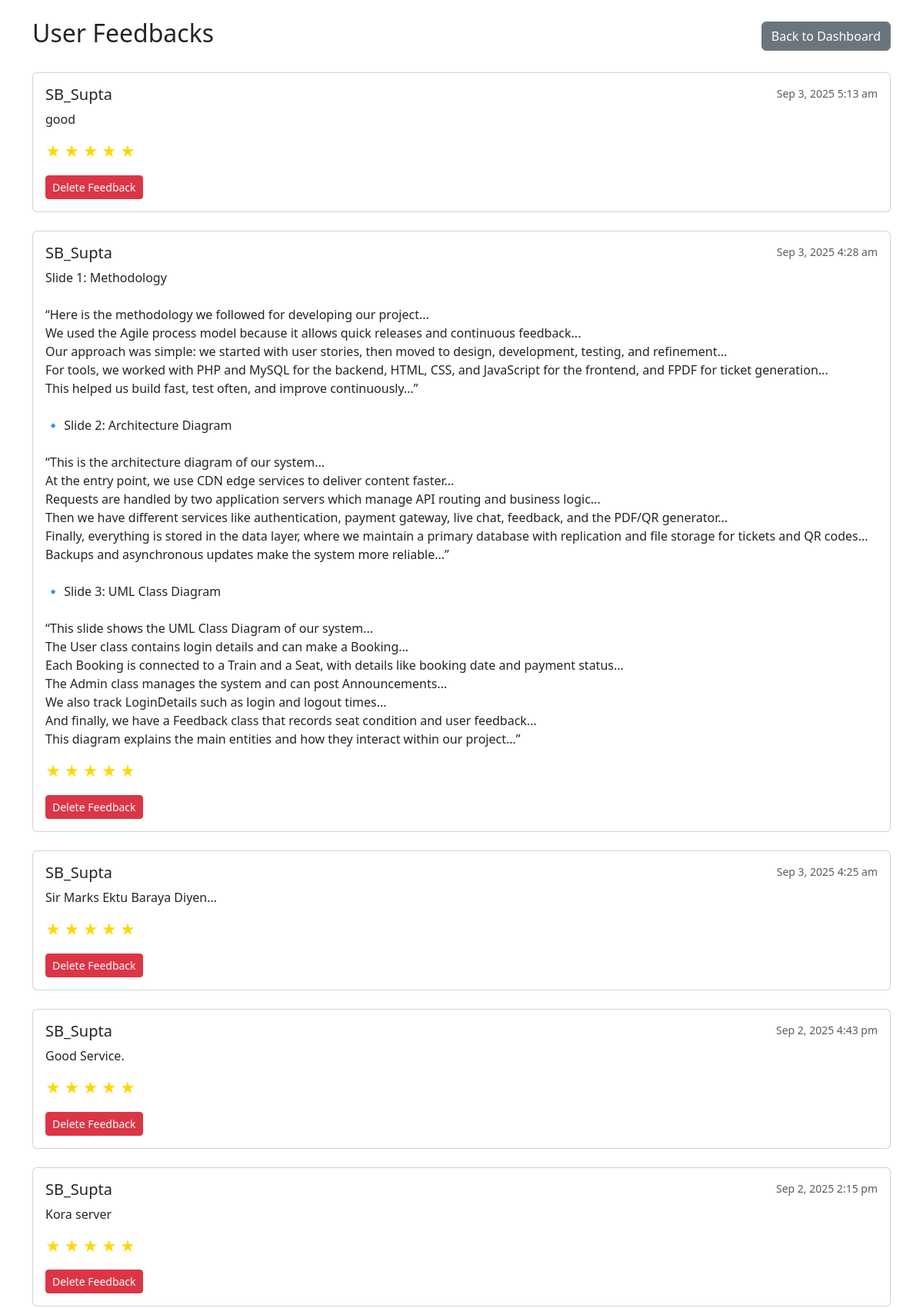
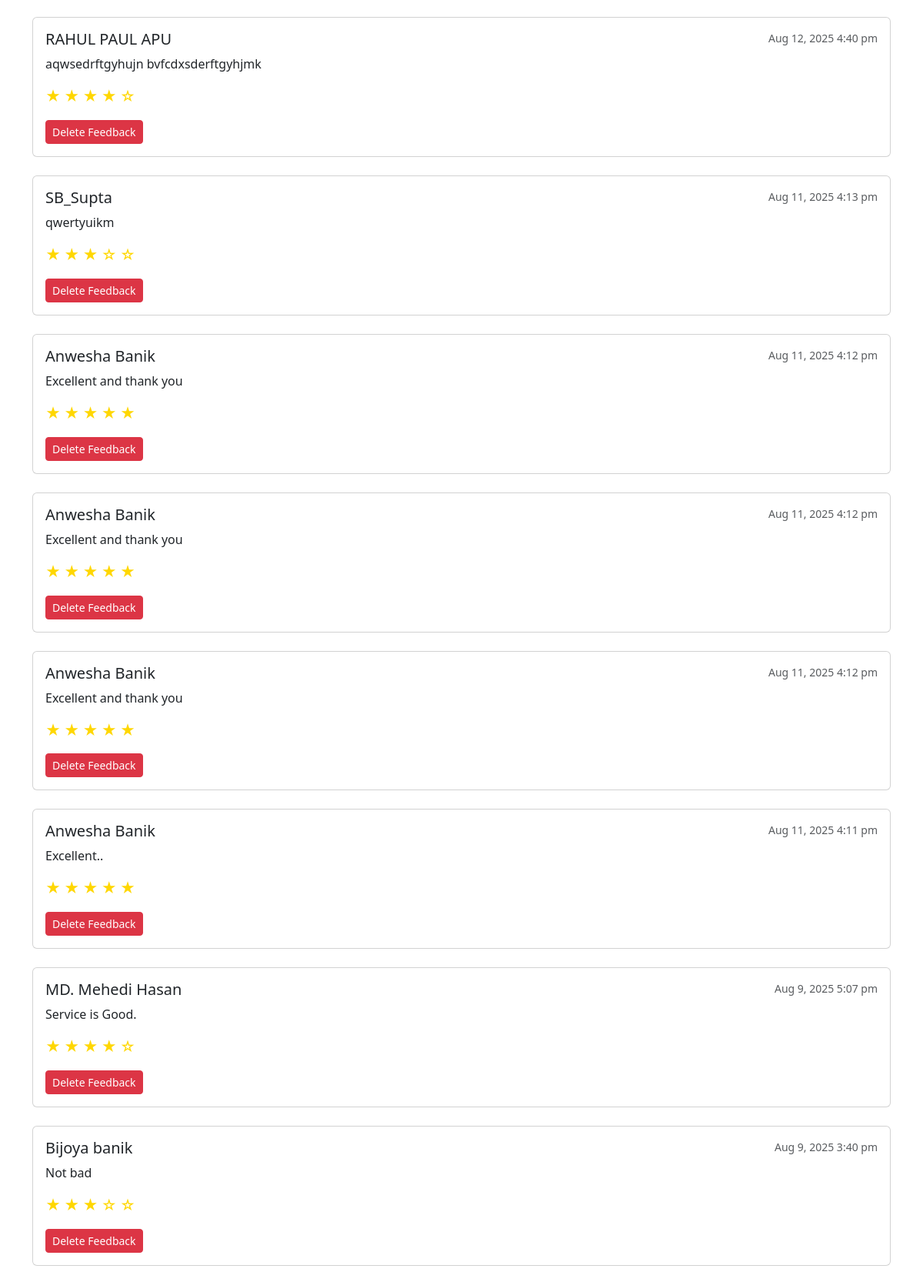
Page /view_feedbacks.php (signed in, upper part) on the committed database (2 pictures, top to bottom).
### tables this page shows
CREATE TABLE `feedbacks` (
  `id` int(11) NOT NULL,
  `user_id` int(11) DEFAULT NULL,
  `feedback` text DEFAULT NULL,
  `submitted_at` timestamp NOT NULL DEFAULT current_timestamp(),
  `rating` int(11) DEFAULT 0
);

CREATE TABLE `users` (
  `id` int(11) NOT NULL,
  `name` varchar(100) DEFAULT NULL,
  `email` varchar(100) DEFAULT NULL,
  `password` varchar(255) DEFAULT NULL,
  `phone` varchar(20) DEFAULT NULL
);

### view_feedbacks.php (the view, shortened to what this page needs)
<?php
require_once '../includes/db.php';
try {
    $stmt = $conn->prepare("
        SELECT f.*, u.name AS user_name
        FROM feedbacks f
        JOIN users u ON f.user_id = u.id
        ORDER BY f.submitted_at DESC
    ");
    $stmt->execute();
    $feedbacks = $stmt->fetchAll(PDO::FETCH_ASSOC);
} catch (PDOException $e) {
    error_log("Error fetching feedbacks: " . $e->getMessage());
    $feedbacks = [];
    $_SESSION['error'] = 'Error loading feedbacks';
}
?>
<!DOCTYPE html>
<html lang="en">
<head>
    <link href="https://cdn.jsdelivr.net/npm/bootstrap@5.3.2/dist/css/bootstrap.min.css" rel="stylesheet">
</head>
<body>
    <div class="container mt-4">
        <div class="d-flex justify-content-between align-items-center mb-4">
            <h2>User Feedbacks</h2>
            <a href="dashboard.php" class="btn btn-secondary">Back to Dashboard</a>
        </div>
        <?php if (empty($feedbacks)): ?>
            <div class="alert alert-info">No feedbacks found</div>
        <?php else: ?>
            <?php foreach ($feedbacks as $fb): ?>
                <div class="card mb-4 feedback-card">
                    <div class="card-body">
                        <div class="d-flex justify-content-between">
                            <h5 class="card-title"><?= htmlspecialchars($fb['user_name']) ?></h5>
                            <small class="text-muted"><?= date('M j, Y g:i a', strtotime($fb['submitted_at'])) ?></small>
                        </div>
                        <p class="card-text"><?= nl2br(htmlspecialchars($fb['feedback'])) ?></p>
                        <div class="rating-container">
                            <?php for ($i = 1; $i <= 5; $i++): ?>
                                <span class="star"><?= $i <= $fb['rating'] ? '★' : '☆' ?></span>
                            <?php endfor; ?>
                        </div>
                        <div class="mt-3">
                            <a href="?delete=<?= $fb['id'] ?>" class="btn btn-sm btn-danger"
                               onclick="return confirm('Are you sure you want to delete this feedback?');">
                                Delete Feedback
                            </a>
                        </div>
                    </div>
                </div>
            <?php endforeach; ?>
        <?php endif; ?>
    </div>
</body>
</html>

### view_feedbacks.php (style rules this page uses)
.star { color: gold; font-size: 1.2rem; }
.feedback-card { transition: transform 0.2s; }
.rating-container { margin: 10px 0; }

### rows in the picture
feedbacks: user.name "SB_Supta", submitted_at "Sep 3, 2025 5:13 am", feedback "good", rating 5 (drawn)
feedbacks: user.name "SB_Supta", submitted_at "Sep 3, 2025 4:28 am", feedback "Slide 1: Methodology “Here is the methodology we followed for developing our project... We used the Agile process model because it allows quick releases and continuous feedback... Our approach was simple: we started with user stories, then moved to design, development, testing, and refinement... For tools, we worked with PHP and MySQL for the backend, HTML, CSS, and JavaScript for the frontend, and FPDF for ticket generation... This helped us build fast, test often, and improve continuously...” 🔹 Slide 2: Architecture Diagram “This is the architecture diagram of our system... At the entry point, we use CDN edge services to deliver content faster... Requests are handled by two application…", rating 5 (drawn)
feedbacks: user.name "SB_Supta", submitted_at "Sep 3, 2025 4:25 am", feedback "Sir Marks Ektu Baraya Diyen...", rating 5 (drawn)
feedbacks: user.name "SB_Supta", submitted_at "Sep 2, 2025 4:43 pm", feedback "Good Service.", rating 5 (drawn)
feedbacks: user.name "SB_Supta", submitted_at "Sep 2, 2025 2:15 pm", feedback "Kora server", rating 5 (drawn)
feedbacks: user.name "RAHUL PAUL APU", submitted_at "Aug 12, 2025 4:40 pm", feedback "aqwsedrftgyhujn bvfcdxsderftgyhjmk", rating 4 (drawn)
feedbacks: user.name "SB_Supta", submitted_at "Aug 11, 2025 4:13 pm", feedback "qwertyuikm", rating 3 (drawn)
feedbacks: user.name "Anwesha Banik", submitted_at "Aug 11, 2025 4:12 pm", feedback "Excellent and thank you", rating 5 (drawn)
feedbacks: user.name "Anwesha Banik", submitted_at "Aug 11, 2025 4:12 pm", feedback "Excellent and thank you", rating 5 (drawn)
feedbacks: user.name "Anwesha Banik", submitted_at "Aug 11, 2025 4:12 pm", feedback "Excellent and thank you", rating 5 (drawn)
feedbacks: user.name "Anwesha Banik", submitted_at "Aug 11, 2025 4:11 pm", feedback "Excellent..", rating 5 (drawn)
feedbacks: user.name "MD. Mehedi Hasan", submitted_at "Aug 9, 2025 5:07 pm", feedback "Service is Good.", rating 4 (drawn)
feedbacks: user.name "Bijoya banik", submitted_at "Aug 9, 2025 3:40 pm", feedback "Not bad", rating 3 (drawn)
